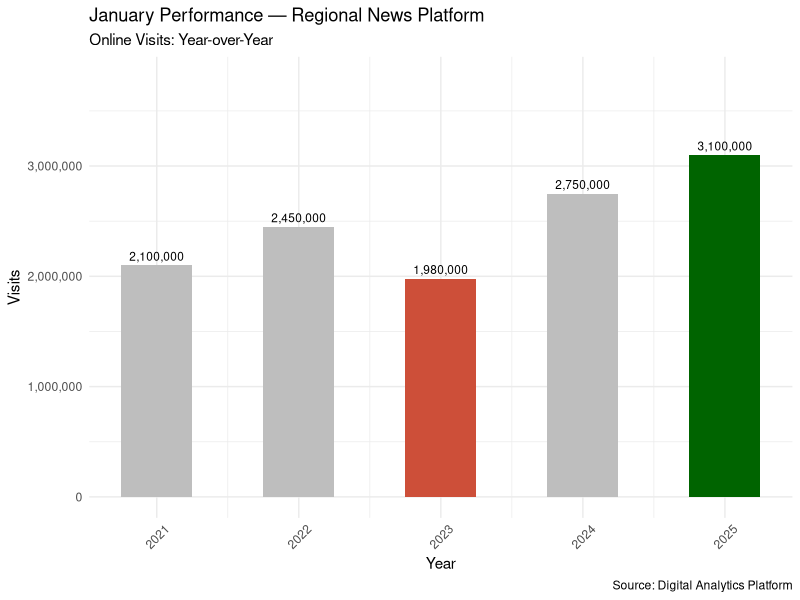
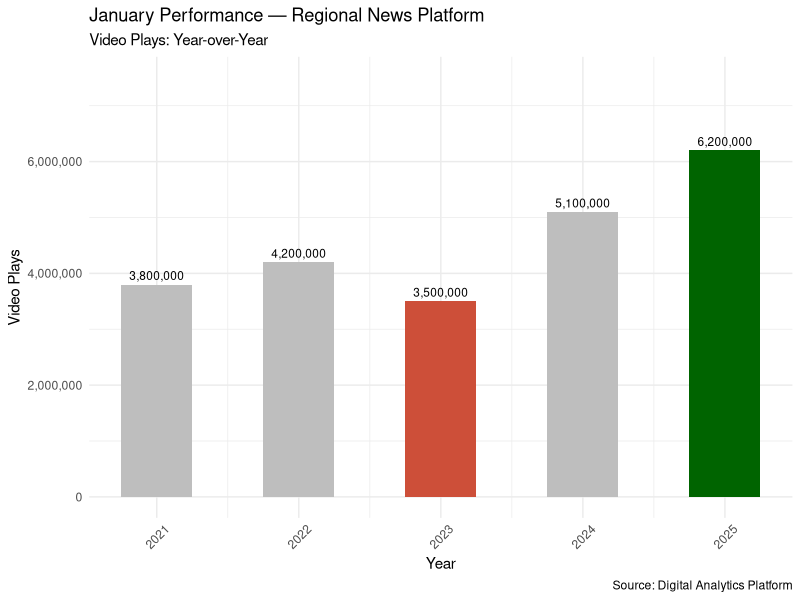
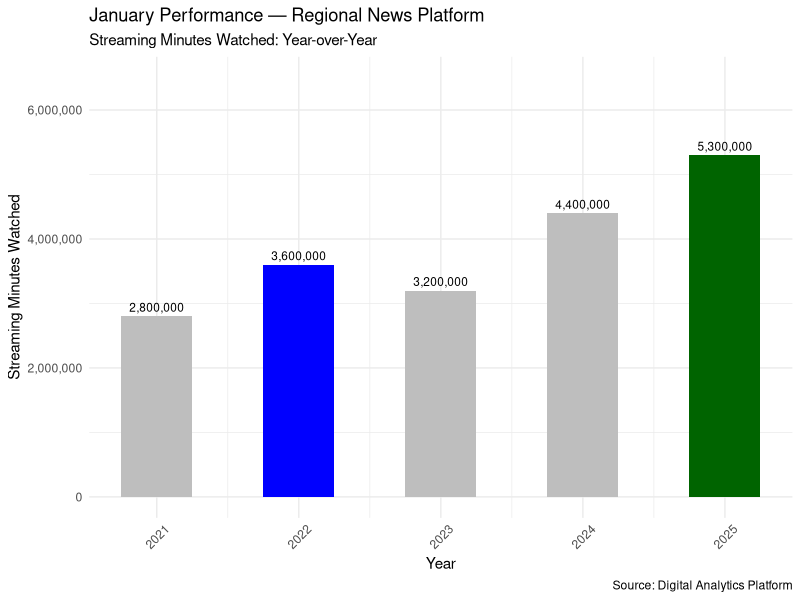
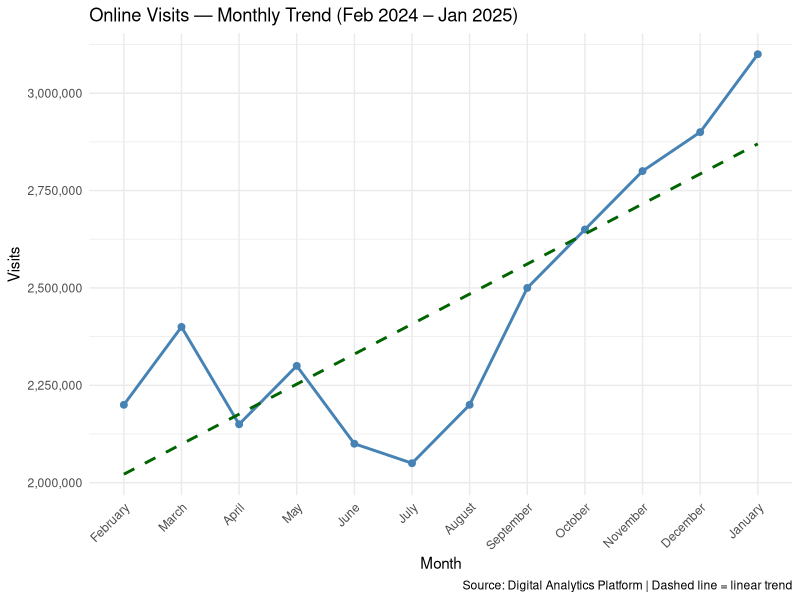
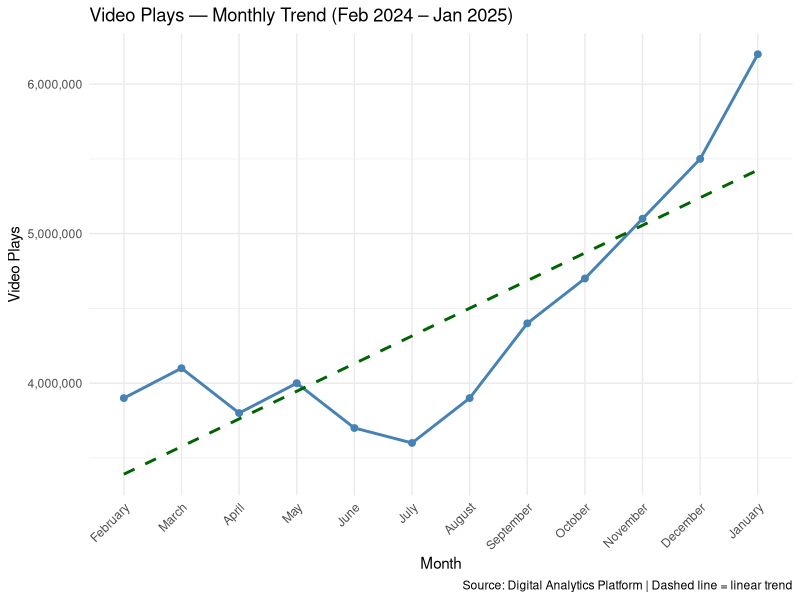
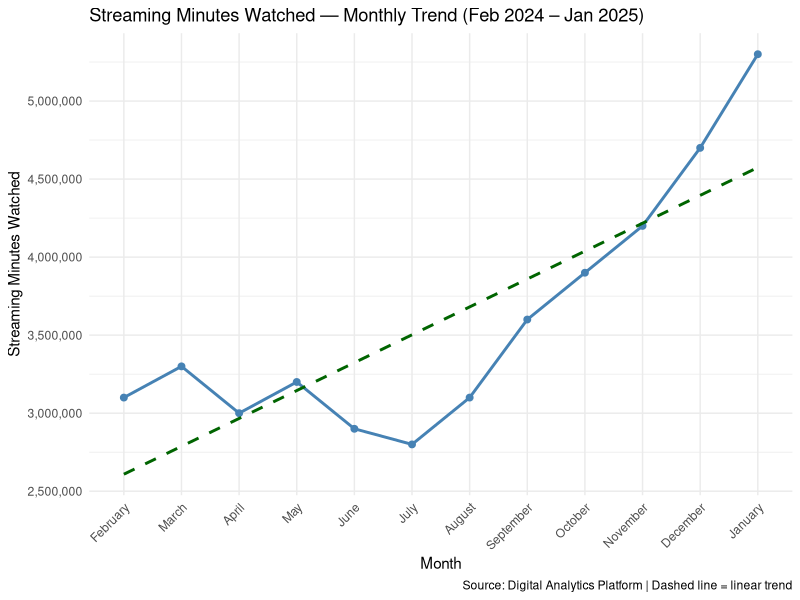

These charts were generated, in order, by the following R code:
## ---- chunk 1
library(ggplot2)
library(dplyr)
library(tidyr)
library(scales)
## ---- chunk 2
# Simulated year-over-year visits data (values anonymized)
jan_visits <- data.frame(
  Year = c(2021, 2022, 2023, 2024, 2025),
  Visits = c(2100000, 2450000, 1980000, 2750000, 3100000)
)

jan_visits_graph <- ggplot(jan_visits, aes(
    x = Year,
    y = Visits,
    fill = ifelse(Year == 2023, "tomato3",
           ifelse(Year == 2025, "darkgreen", "grey"))
  )) +
  geom_bar(stat = "identity", width = .5) +
  geom_text(aes(label = comma(Visits)), vjust = -0.5, color = "black", size = 3) +
  labs(
    title = "January Performance — Regional News Platform",
    subtitle = "Online Visits: Year-over-Year",
    caption = "Source: Digital Analytics Platform"
  ) +
  scale_y_continuous(limits = c(0, 3800000), labels = comma) +
  scale_x_continuous(breaks = jan_visits$Year) +
  scale_fill_identity() +
  theme_minimal() +
  theme(axis.text.x = element_text(angle = 45, vjust = 0.6))

jan_visits_graph
## ---- chunk 3
# Simulated year-over-year video plays data (values anonymized)
jan_vp <- data.frame(
  Year = c(2021, 2022, 2023, 2024, 2025),
  `Video Plays` = c(3800000, 4200000, 3500000, 5100000, 6200000),
  check.names = FALSE
)

jan_vp_graph <- ggplot(jan_vp, aes(
    x = Year,
    y = `Video Plays`,
    fill = ifelse(Year == 2023, "tomato3",
           ifelse(Year == 2025, "darkgreen", "grey"))
  )) +
  geom_bar(stat = "identity", width = .5) +
  geom_text(aes(label = comma(`Video Plays`)), vjust = -0.5, color = "black", size = 3) +
  labs(
    title = "January Performance — Regional News Platform",
    subtitle = "Video Plays: Year-over-Year",
    caption = "Source: Digital Analytics Platform"
  ) +
  scale_y_continuous(limits = c(0, 7500000), labels = comma) +
  scale_x_continuous(breaks = jan_vp$Year) +
  scale_fill_identity() +
  theme_minimal() +
  theme(axis.text.x = element_text(angle = 45, vjust = 0.6))

jan_vp_graph
## ---- chunk 4
# Simulated year-over-year streaming minutes data (values anonymized)
jan_smw <- data.frame(
  Year = c(2021, 2022, 2023, 2024, 2025),
  `Streaming Minutes Watched` = c(2800000, 3600000, 3200000, 4400000, 5300000),
  check.names = FALSE
)

jan_smw_graph <- ggplot(jan_smw, aes(
    x = Year,
    y = `Streaming Minutes Watched`,
    fill = ifelse(Year == 2022, "blue",
           ifelse(Year == 2025, "darkgreen", "grey"))
  )) +
  geom_bar(stat = "identity", width = .5) +
  geom_text(aes(label = comma(`Streaming Minutes Watched`)), vjust = -0.5, color = "black", size = 3) +
  labs(
    title = "January Performance — Regional News Platform",
    subtitle = "Streaming Minutes Watched: Year-over-Year",
    caption = "Source: Digital Analytics Platform"
  ) +
  scale_y_continuous(limits = c(0, 6500000), labels = comma) +
  scale_x_continuous(breaks = jan_smw$Year) +
  scale_fill_identity() +
  theme_minimal() +
  theme(axis.text.x = element_text(angle = 45, vjust = 0.6))

jan_smw_graph
## ---- chunk 5
# Simulated monthly visits data across the annual cycle (values anonymized)
Visits_yl <- data.frame(
  Month = c("February", "March", "April", "May", "June",
            "July", "August", "September", "October", "November", "December", "January"),
  Visits = c(2200000, 2400000, 2150000, 2300000, 2100000,
             2050000, 2200000, 2500000, 2650000, 2800000, 2900000, 3100000)
)

Visits_yl$Month <- factor(Visits_yl$Month,
  levels = c("February", "March", "April", "May", "June",
             "July", "August", "September", "October", "November", "December", "January"))

Visits_yl <- Visits_yl %>%
  group_by(Month) %>%
  summarise(Visits = sum(Visits, na.rm = TRUE)) %>%
  arrange(Month)

ggplot(data = Visits_yl, aes(x = Month, y = Visits, group = 1)) +
  geom_line(color = "steelblue", linewidth = 1) +
  geom_point(color = "steelblue", size = 2) +
  geom_smooth(method = "lm", se = FALSE, color = "darkgreen", linetype = "dashed") +
  scale_y_continuous(labels = comma) +
  labs(
    title = "Online Visits — Monthly Trend (Feb 2024 – Jan 2025)",
    caption = "Source: Digital Analytics Platform | Dashed line = linear trend"
  ) +
  theme_minimal() +
  theme(axis.text.x = element_text(angle = 45, hjust = 1))
## ---- chunk 6
# Simulated monthly video plays data (values anonymized)
video_plays_yl <- data.frame(
  Month = c("February", "March", "April", "May", "June",
            "July", "August", "September", "October", "November", "December", "January"),
  `Video Plays` = c(3900000, 4100000, 3800000, 4000000, 3700000,
                    3600000, 3900000, 4400000, 4700000, 5100000, 5500000, 6200000),
  check.names = FALSE
)

video_plays_yl$Month <- factor(video_plays_yl$Month,
  levels = c("February", "March", "April", "May", "June",
             "July", "August", "September", "October", "November", "December", "January"))

video_plays_yl <- video_plays_yl %>%
  group_by(Month) %>%
  summarise(`Video Plays` = sum(`Video Plays`, na.rm = TRUE)) %>%
  arrange(Month)

ggplot(data = video_plays_yl, aes(x = Month, y = `Video Plays`, group = 1)) +
  geom_line(color = "steelblue", linewidth = 1) +
  geom_point(color = "steelblue", size = 2) +
  geom_smooth(method = "lm", se = FALSE, color = "darkgreen", linetype = "dashed") +
  scale_y_continuous(labels = comma) +
  labs(
    title = "Video Plays — Monthly Trend (Feb 2024 – Jan 2025)",
    caption = "Source: Digital Analytics Platform | Dashed line = linear trend"
  ) +
  theme_minimal() +
  theme(axis.text.x = element_text(angle = 45, hjust = 1))
## ---- chunk 7
# Simulated monthly streaming minutes data (values anonymized)
smw_yl <- data.frame(
  Month = c("February", "March", "April", "May", "June",
            "July", "August", "September", "October", "November", "December", "January"),
  `Streaming Minutes Watched` = c(3100000, 3300000, 3000000, 3200000, 2900000,
                                   2800000, 3100000, 3600000, 3900000, 4200000, 4700000, 5300000),
  check.names = FALSE
)

smw_yl$Month <- factor(smw_yl$Month,
  levels = c("February", "March", "April", "May", "June",
             "July", "August", "September", "October", "November", "December", "January"))

smw_yl <- smw_yl %>%
  group_by(Month) %>%
  summarise(`Streaming Minutes Watched` = sum(`Streaming Minutes Watched`, na.rm = TRUE)) %>%
  arrange(Month)

ggplot(data = smw_yl, aes(x = Month, y = `Streaming Minutes Watched`, group = 1)) +
  geom_line(color = "steelblue", linewidth = 1) +
  geom_point(color = "steelblue", size = 2) +
  geom_smooth(method = "lm", se = FALSE, color = "darkgreen", linetype = "dashed") +
  scale_y_continuous(labels = comma) +
  labs(
    title = "Streaming Minutes Watched — Monthly Trend (Feb 2024 – Jan 2025)",
    caption = "Source: Digital Analytics Platform | Dashed line = linear trend"
  ) +
  theme_minimal() +
  theme(axis.text.x = element_text(angle = 45, hjust = 1))
